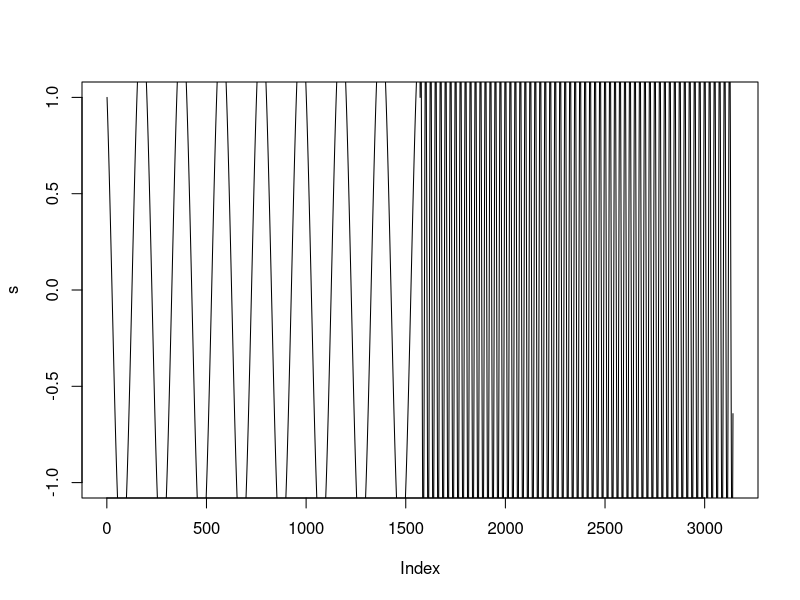
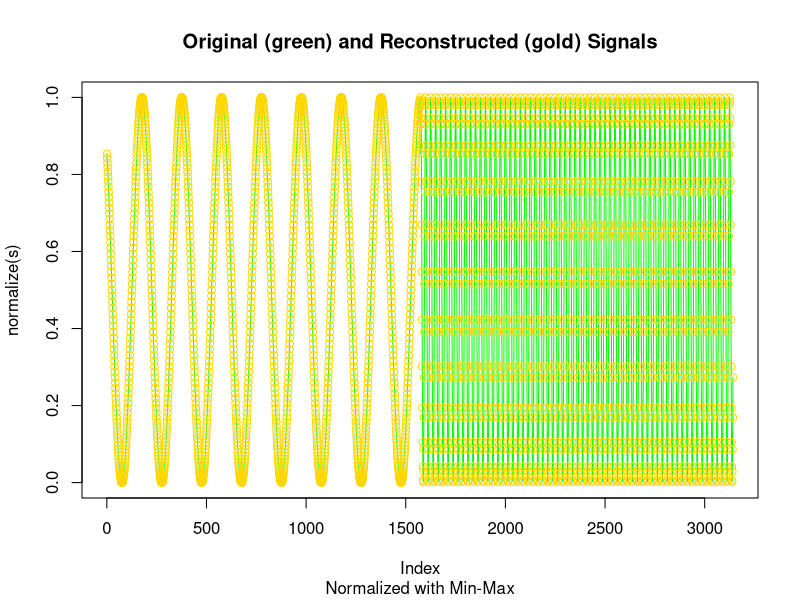

Source code (R) for these figures, in order:
# URL: <https://www.mathworks.com/matlabcentral/answers/356692-how-to-normalize-a-fft-to-plot-in-frequency-domain#comment_484457>

# Samples
N = 100

# Time Vector
t = seq(0, 5*pi, 1/N)
# t = seq(0, 10*pi, 1/N)

# Sampling Frequency
Fs = 1/(t[2]-t[1])

# Nyquist Frequency
Fn = Fs/2

# Signal Vector
s1 <-
  sin(2*pi*0.5*t + pi/2) + cos(2*pi*0.5*t + pi/2)


s2 <-
  sin(2*pi*4*t) + cos(2*pi*4*t)
# 0.5 * sin(2*pi*3000*t) - 0.5 * cos(2*pi*3000*t) +
  # 0.1 * sin(2*pi*1000*t) + 0.1 * cos(2*pi*1000*t)

s <- c(s1, s2)

# x11()
plot(s, type='l', ylim=c(-1, 1))

# Perform and Normalise FFT
FTs = fft(s) / N
# The division by `N` is to normalise the Fourier transform for the energy in the signal.
# Normalise the fft by dividing it by the length of the _original signal_ in the time domain.
# The length to use to normalise the signal is the length before adding zero-padding.


# Frequency Vector (2-Sided)
# Fv2 = seq(-N/2, N/2, N)*Fs


# str(FTs)

# library('mrbsizeR')
# mrbsizeR::fftshift(as.matrix(FTs))
# ifftshift

#plot(Fv2, fftshift(FTs))

## Inverse FFt
IFTs = fft(FTs, inverse=T)*N
# Multiply By `N` To Reconstruct Signal


## custom function. Normalize data using Min Max (exclude NA values)
normalize <-
  function(x, na.rm = T) {
    ranx <- range(x, na.rm = na.rm)
    (x - ranx[1]) / diff(ranx)
  }


## Plot Scaled Original and Reconstructed Data
x11()
plot(
  normalize(s)
  , type='l'
  , main = 'Original (green) and Reconstructed (gold) Signals'
  , sub = 'Normalized with Min-Max'
  , col = 'green'
)
points(
  normalize(Re(IFTs))
  , col = 'gold'
)
